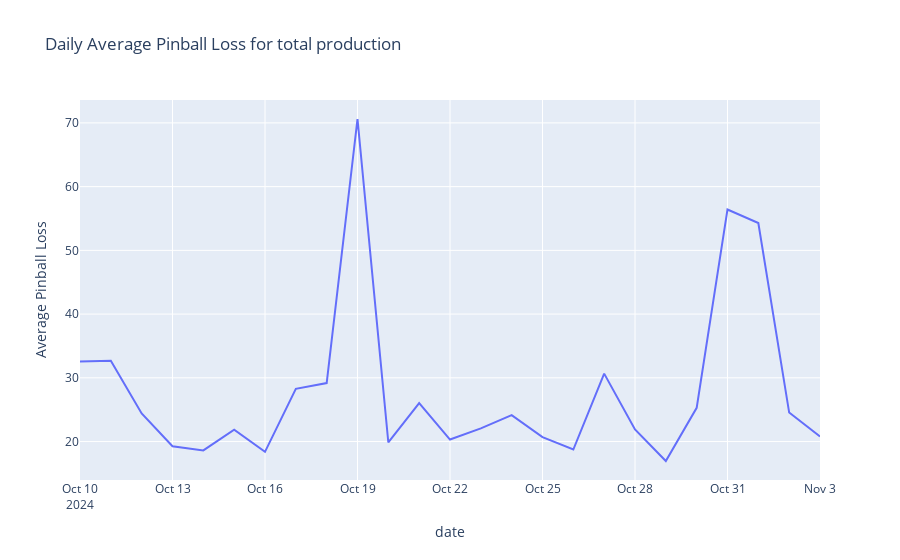

Write notebook code for a chart like this one.
### Code cell
# COMBINATION
df_combined = pd.merge(df_wind_copy, df_solar_copy, on='valid_datetime', suffixes=('_wind', '_solar'))

quantile_cols = [
    'generation_mw_quantile_1', 'generation_mw_quantile_2', 'generation_mw_quantile_3',
    'generation_mw_quantile_4', 'generation_mw_quantile_5', 'generation_mw_quantile_6',
    'generation_mw_quantile_7', 'generation_mw_quantile_8', 'generation_mw_quantile_9'
]

df_combined['generation_solar_mwh'] = df_combined['Target_Capacity_MWP%'] * df_resampled_merged_solar3["capacity_mwp_lag_48h"].mean()
df_combined['total_generation_mwh'] = df_combined['generation_mw'] + df_combined['generation_solar_mwh']

for quantile in quantile_cols:
    df_combined[quantile] = df_combined[quantile + '_wind'] + df_combined[quantile + '_solar']

combined_daily_losses = []
cobined_daily = df_combined.set_index('valid_datetime').resample('D')

for date, daily_df in cobined_daily:
    daily_loss_entry = {'date': date}  # Initialize a dictionary for the day's losses
    for quantile in quantiles:
        loss = modified_pinball_loss(
            daily_df['total_generation_mwh'], 
            daily_df[f"generation_mw_quantile_{quantile}"], 
            quantile / 10
        )
        daily_loss_entry[f"loss_quantile_{quantile}"] = loss  # Add quantile loss to the dictionary
    combined_daily_losses.append(daily_loss_entry)

# Convert to DataFrame
combined_loss_df = pd.DataFrame(combined_daily_losses)

# Add an optional column for the average loss across all quantiles
combined_loss_df['avg_pinball_loss'] = combined_loss_df[[f"loss_quantile_{quantile}" for quantile in quantiles]].mean(axis=1)

# Plot the daily average pinball loss for both models
fig = px.line(
    combined_loss_df,
    x='date',
    y='avg_pinball_loss',
    title='Daily Average Pinball Loss for total production',
    labels={'avg_pinball_loss': 'Average Pinball Loss'}
)
fig.show()
combined_loss_df
# mean loss in october 2024
print(f"Mean loss in October 2024: {combined_loss_df[combined_loss_df.date.dt.month == 10].avg_pinball_loss.mean()}")

### Figure 1 — Plotly figure (JSON) as saved in the notebook; plotly's stock layout.template omitted (floating-point values rounded to 4 significant figures)
{"data": [{"hovertemplate": "date=%{x}<br>Average Pinball Loss=%{y}<extra></extra>", "legendgroup": "", "line": {"color": "#636efa", "dash": "solid"}, "marker": {"symbol": "circle"}, "mode": "lines", "name": "", "orientation": "v", "showlegend": false, "type": "scatter", "x": ["2024-10-10T00:00:00+00:00", "2024-10-11T00:00:00+00:00", "2024-10-12T00:00:00+00:00", "2024-10-13T00:00:00+00:00", "2024-10-14T00:00:00+00:00", "2024-10-15T00:00:00+00:00", "2024-10-16T00:00:00+00:00", "2024-10-17T00:00:00+00:00", "2024-10-18T00:00:00+00:00", "2024-10-19T00:00:00+00:00", "2024-10-20T00:00:00+00:00", "2024-10-21T00:00:00+00:00", "2024-10-22T00:00:00+00:00", "2024-10-23T00:00:00+00:00", "2024-10-24T00:00:00+00:00", "2024-10-25T00:00:00+00:00", "2024-10-26T00:00:00+00:00", "2024-10-27T00:00:00+00:00", "2024-10-28T00:00:00+00:00", "2024-10-29T00:00:00+00:00", "2024-10-30T00:00:00+00:00", "2024-10-31T00:00:00+00:00", "2024-11-01T00:00:00+00:00", "2024-11-02T00:00:00+00:00", "2024-11-03T00:00:00+00:00"], "xaxis": "x", "y": [32.55, 32.67, 24.4, 19.26, 18.61, 21.87, 18.38, 28.27, 29.17, 70.61, 19.86, 26.03, 20.32, 22.07, 24.15, 20.69, 18.75, 30.66, 21.9, 16.95, 25.29, 56.42, 54.29, 24.55, 20.8], "yaxis": "y"}], "layout": {"legend": {"tracegroupgap": 0}, "title": {"text": "Daily Average Pinball Loss for total production"}, "xaxis": {"anchor": "y", "domain": [0, 1], "title": {"text": "date"}}, "yaxis": {"anchor": "x", "domain": [0, 1], "title": {"text": "Average Pinball Loss"}}}}
